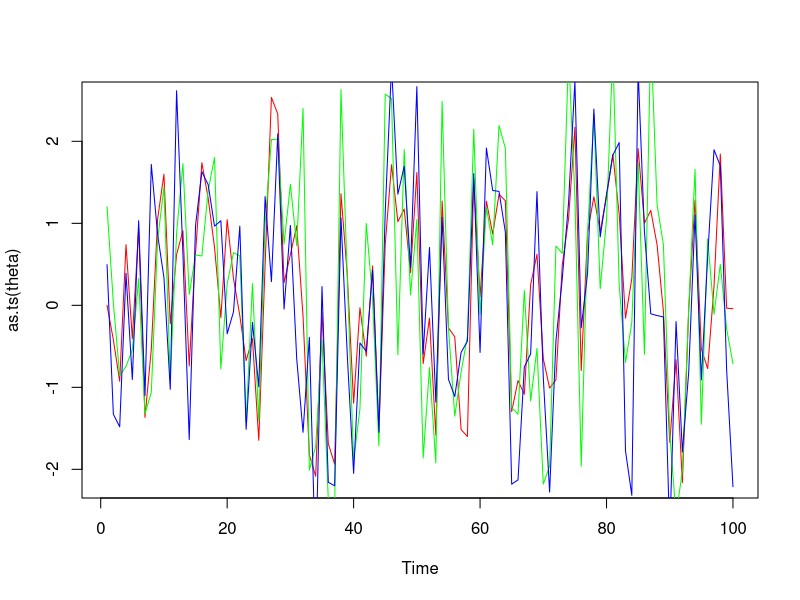

Write R code to recreate this figure. (Note: this script raises an error after producing the figure.)
# SIR - Sequential Importance Resampling
# rprop: função que gera o próximo estado da partícula
# peso: peso dado para cada partícula
# d: número de dimensões do vetor que desejamos simular
# B: número de partículas
SIR <- function(rprop, peso, d, B = 10^4)
{
  particles <- matrix(NA, nrow = B, ncol = d)
  for(jj in 1:d)
  {
    pesos <- rep(NA, B)
    for(ii in 1:B)
    {
      passado <- particles[ii, 1:(jj-1)]
      if(jj == 1) { passado <- c() }
      particles[ii,jj] <- rprop(passado)
      pesos[ii] <- peso(particles[ii,1:jj])
    }
    linhas = sample(1:B, B, replace = TRUE, prob = pesos)
    particles <- particles[linhas,]
  }
  particles
}

# Exemplo com um AR(1) com erro de medição com phi = 0.2
# T1 -->  T2 --> T3 --> ... --> Td
# |       |      |              |
# X1,1    X2,1   X3,1           Xd,1
# X1,2    X2,2   X3,2           Xd,2
d = 100
phi = 0.2
sigma_t = 1
sigma_x = 0.9
theta <- rep(NA, d)
theta[1] <- 0
for(ii in 2:d)
{
  theta[ii] = rnorm(1, 0.2*theta[ii-1], sigma_t)
}
x1 <- rnorm(d, theta, sigma_x)
x2 <- rnorm(d, theta, sigma_x)
plot(as.ts(theta), col = "red")
lines(as.ts(x1), col = "green")
lines(as.ts(x2), col = "blue")

# f(theta[1:n]|x[1:n]) ~ f(theta[1:(n-1)]|x[1:(n-1)])*
#                        f(theta[n]|theta[n-1])*f(x[n]|theta[n])

# f(theta[1:n]|x[1:n]) ~ prod(f(theta[i]|theta[i-1])*f(x[i]|theta[i]))


#Função para usar o SIR
# g(theta[i]|theta[i-1]) ~ N(0.2*theta[i-1], sigma_t)
rprop <- function(theta)
{
  d = length(theta)
  if(d == 0) return(rnorm(1, 0, sigma_t))
  rnorm(1, phi*theta[d], sigma_t)
}

# f(theta[1:n]|x[1:n])            prod(f(x[i]|theta[i]))
# ---------------------------- =
# prod(f(theta[i]|theta[i-1]))    

# w[i] = f(x[i]|theta[i])
# w[i] = f(x1[i]|theta[i])*f(x2[i]|theta[i])

peso <- function(theta)
{
  d = length(theta)
  aux1 = dnorm(x1[d], theta[d], sigma_x)
  aux2 = dnorm(x2[d], theta[d], sigma_x)
  aux1*aux2
}

particles <- sir(rprop, peso, d)

dados <- tibble(t = 1:d, 
                media = colMeans(particles),
                sd = sqrt(apply(particles, 2, var)))

dados %>% 
  ggplot(aes(x = t, y = media)) +
  geom_line() +
  geom_ribbon(aes(ymin = media-2*sd, 
                  ymax = media+2*sd), 
              alpha=0.1, 
              linetype="dashed",
              color="grey") +
  geom_line(aes(x = t, y = theta, color = "red"))

